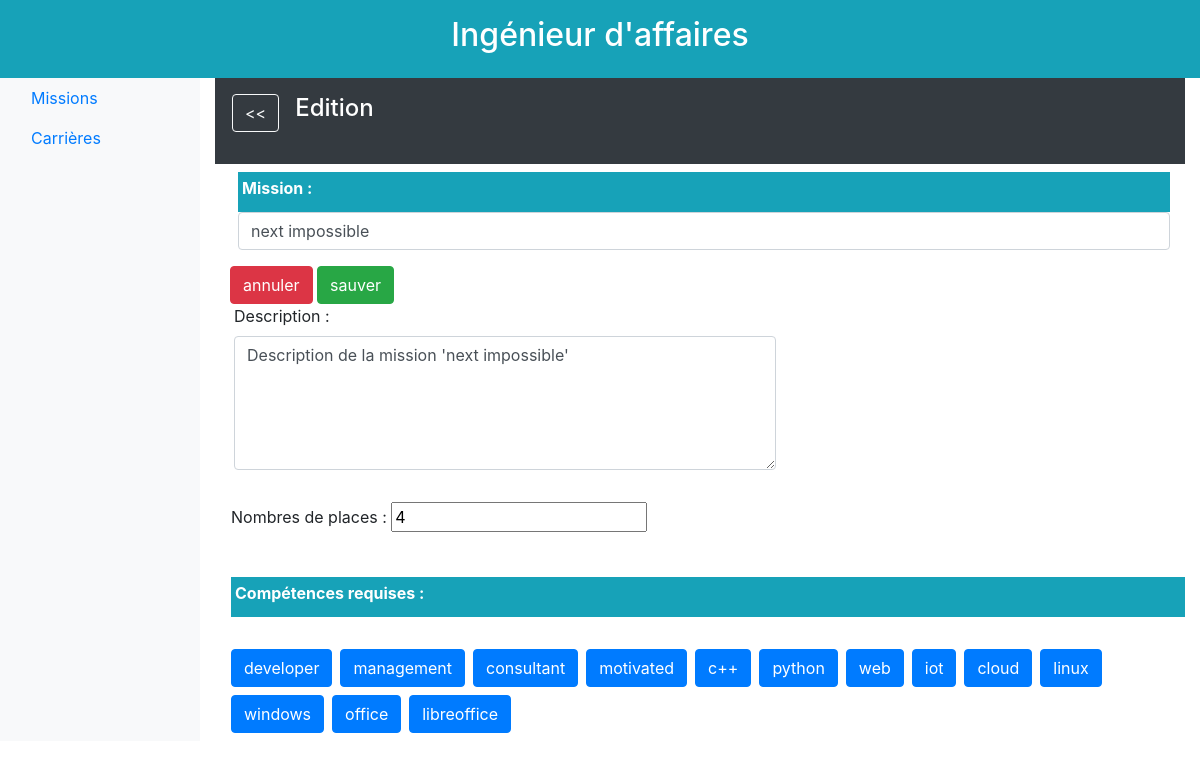
The app's page /12/affaire/missions/vue/12/edit/, older data.
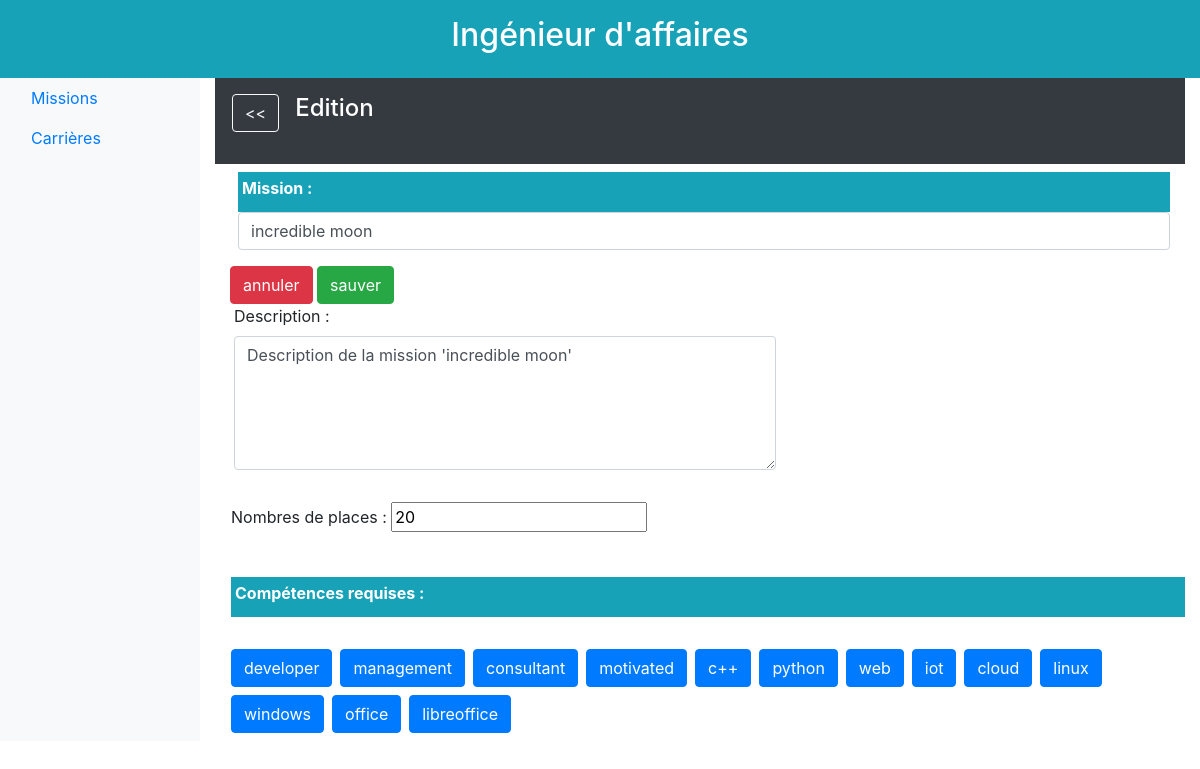
The same page, newer data.
### database/models.py (models this page shows)
class Mission(db.Model):
    id = db.Column(db.Integer, primary_key=True)
    titre = db.Column(db.String(64), unique=True)
    description = db.Column(db.Text, unique=True)
    effectifs_max = db.Column(db.Integer)
    prix_vente = db.Column(db.Integer)
    statut = db.Column(db.Text)
    date_creation = db.Column(db.DateTime)
    responsable_id = db.Column(db.Integer, db.ForeignKey('ingenieur.id'))
    souhaits = db.relationship('Souhait', backref='mission', lazy='dynamic')
    besoins = db.relationship('Besoin', backref='mission', lazy='dynamic')
    affectations = db.relationship('Affectation', backref='mission', lazy='dynamic')

### app.py (the view)
@app.route('/<id>/affaire/missions/vue/<missionId>/edit/')
def affaire_mission_edit_get_mission(id, missionId):
    print("passage 1")
    mission = get_mission_by_id(missionId)
    is_new_mission = False
    return affaire_mission_edit(id, mission,is_new_mission)

### app.py (called while the page is built)
def affaire_mission_edit(id, mission,is_new_mission):
    competences = get_all_competence()
    return render_template("homepage_affaire_mission_edit.html.jinja2"
                            , id=id
                            , mission=mission
                            , competences=competences
                            , is_new_mission=is_new_mission
                            )

### database/functions.py (called while the page is built)
def get_mission_by_id(mission_id):
    return Mission.query.filter_by(id=mission_id).first()

def get_all_competence():
    return Competence.query.all()

### templates/homepage_affaire_mission_edit.html.jinja2 (shortened to what this page needs)
{% extends "homepage_affaire.html.jinja2" %}
{% block body %}
    <div class="p-3 mb-2 bg-dark text-white size-6 font-weight-bold">
        <div class="row">
            <div class="mb-3 ml-3">
                <button type="button" class="btn btn-outline-light"
                        onclick="location.href='/{{ id }}/affaire/missions/aAffecter/';">&lt;&lt;
                </button>
            </div>
            <div class="md-3 ml-3">
                <h4>Edition</h4>
            </div>
        </div>
    </div>
    <div class="d-flex flex-column">
        <form action="{{ url_for("process_form_data", id=id, missionId=mission.id) }}" method="post"
              class="needs-validation" novalidate="">
                <div class = "d-flex flex-inline">
                    <div class="col mb-3 ml-2">
                        <div class="p-1 bg-info text-white size-6 font-weight-bold">
                            <label for="Name">Mission : </label>
                        </div>
                        <input type="text" class="form-control" id="Name" name="foo_titre" value='{{ mission.titre }}'>
                    </div>
                </div>
                <div class="col-md justify-content-end">
                    <button type="button" class="btn btn-danger"
                            onclick="
                                    {% if is_new_mission %}
                                    {{ url_for("delete_mission",id=id, missionId=mission.id) }};
                                    {% else %}
                                    location.href='/{{ id }}/affaire/missions/vue/{{ mission.id }}/';
                                    {% endif %}">
                        annuler
                    </button>
                        <input type="submit" class="btn btn-success" onclick="location.href='/TODO.php';" value="sauver"/>
                    </div>
                </div>
            <div class="row ml-1">
                <div class="mb-3 col-md-7">
                    <div class="form-group">
                        <label for="description">Description :</label>
                        <textarea class="form-control" rows="5" name="mission_description"
                                  id="comment">{{ mission.description }}</textarea>
                    </div>
                </div>
            </div>
            <div class="row  ml-3">
                <div class="form-group">
                    <label for="nbPlace">Nombres de places :</label>
                    <input type="number" name="mission_effectif_max" value='{{ mission.effectifs_max }}'/>
                </div>
            </div>
            <div class="row d-inline">
                <div class="p-1 bg-info text-white size-6 font-weight-bold  mb-2 ml-3">
                    <label for="competences">Comp&eacute;tences requises :</label>
                </div>
            </div>
             <div class="row ml-2">
                {% for competence in competences %}
                    <div class="btn-group btn-group-toggle" data-toggle="buttons">
                        <label class="btn btn-primary ml-2 mb-2">
                                   autocomplete="off"> {{ competence.nom }}
                        </label>
                    </div>
                {% endfor %}
            </div>
    </div>
{% endblock %}

Row changes from the older to the newer data that the page shows:
changed Mission: foo_titre "next impossible" → "incredible moon"; mission_description "Description de la mission 'next impossible'" → "Description de la mission 'incredible moon'"; mission_effectif_max "4" → "20"
